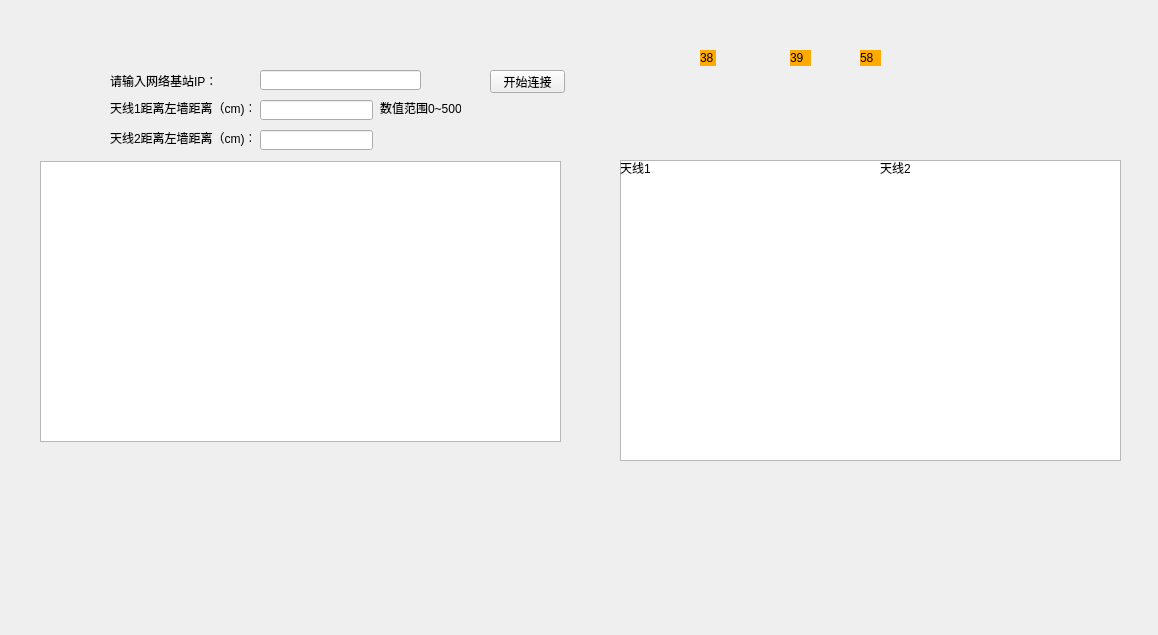
<?xml version="1.0" encoding="UTF-8"?>
<ui version="4.0">
 <class>Widget</class>
 <widget class="QWidget" name="Widget">
  <property name="geometry">
   <rect>
    <x>0</x>
    <y>0</y>
    <width>1158</width>
    <height>635</height>
   </rect>
  </property>
  <property name="windowTitle">
   <string>Widget</string>
  </property>
  <widget class="QLabel" name="label">
   <property name="geometry">
    <rect>
     <x>110</x>
     <y>50</y>
     <width>111</width>
     <height>61</height>
    </rect>
   </property>
   <property name="text">
    <string>请输入网络基站IP：</string>
   </property>
  </widget>
  <widget class="QPushButton" name="pushButton">
   <property name="geometry">
    <rect>
     <x>490</x>
     <y>70</y>
     <width>75</width>
     <height>23</height>
    </rect>
   </property>
   <property name="text">
    <string>开始连接</string>
   </property>
  </widget>
  <widget class="QLineEdit" name="lineEdit">
   <property name="geometry">
    <rect>
     <x>260</x>
     <y>70</y>
     <width>161</width>
     <height>20</height>
    </rect>
   </property>
  </widget>
  <widget class="QLabel" name="label_2">
   <property name="geometry">
    <rect>
     <x>460</x>
     <y>120</y>
     <width>151</width>
     <height>16</height>
    </rect>
   </property>
   <property name="text">
    <string/>
   </property>
  </widget>
  <widget class="QTableWidget" name="tableWidget">
   <property name="geometry">
    <rect>
     <x>40</x>
     <y>161</y>
     <width>521</width>
     <height>281</height>
    </rect>
   </property>
  </widget>
  <widget class="QTableView" name="tableView">
   <property name="geometry">
    <rect>
     <x>620</x>
     <y>160</y>
     <width>501</width>
     <height>301</height>
    </rect>
   </property>
  </widget>
  <widget class="QLabel" name="label_4">
   <property name="geometry">
    <rect>
     <x>880</x>
     <y>160</y>
     <width>31</width>
     <height>16</height>
    </rect>
   </property>
   <property name="text">
    <string>天线2</string>
   </property>
  </widget>
  <widget class="QLabel" name="label_5">
   <property name="geometry">
    <rect>
     <x>620</x>
     <y>160</y>
     <width>31</width>
     <height>16</height>
    </rect>
   </property>
   <property name="text">
    <string>天线1</string>
   </property>
  </widget>
  <widget class="QLabel" name="label_6">
   <property name="geometry">
    <rect>
     <x>110</x>
     <y>100</y>
     <width>141</width>
     <height>16</height>
    </rect>
   </property>
   <property name="text">
    <string>天线1距离左墙距离（cm)：</string>
   </property>
  </widget>
  <widget class="QLabel" name="label_7">
   <property name="geometry">
    <rect>
     <x>110</x>
     <y>130</y>
     <width>141</width>
     <height>16</height>
    </rect>
   </property>
   <property name="text">
    <string>天线2距离左墙距离（cm)：</string>
   </property>
  </widget>
  <widget class="QLineEdit" name="lineEdit_2">
   <property name="geometry">
    <rect>
     <x>260</x>
     <y>100</y>
     <width>113</width>
     <height>20</height>
    </rect>
   </property>
  </widget>
  <widget class="QLineEdit" name="lineEdit_3">
   <property name="geometry">
    <rect>
     <x>260</x>
     <y>130</y>
     <width>113</width>
     <height>20</height>
    </rect>
   </property>
  </widget>
  <widget class="QLabel" name="label_38">
   <property name="geometry">
    <rect>
     <x>700</x>
     <y>50</y>
     <width>16</width>
     <height>16</height>
    </rect>
   </property>
   <property name="styleSheet">
    <string notr="true">background-color:rgb(255, 170, 0)</string>
   </property>
   <property name="text">
    <string>38</string>
   </property>
   <property name="textFormat">
    <enum>Qt::AutoText</enum>
   </property>
  </widget>
  <widget class="QLabel" name="label_39">
   <property name="geometry">
    <rect>
     <x>790</x>
     <y>50</y>
     <width>21</width>
     <height>16</height>
    </rect>
   </property>
   <property name="styleSheet">
    <string notr="true">background-color:rgb(255, 170, 0)</string>
   </property>
   <property name="text">
    <string>39</string>
   </property>
  </widget>
  <widget class="QLabel" name="label_58">
   <property name="geometry">
    <rect>
     <x>860</x>
     <y>50</y>
     <width>21</width>
     <height>16</height>
    </rect>
   </property>
   <property name="styleSheet">
    <string notr="true">background-color:rgb(255, 170, 0)</string>
   </property>
   <property name="text">
    <string>58</string>
   </property>
  </widget>
  <widget class="QLabel" name="label_3">
   <property name="geometry">
    <rect>
     <x>380</x>
     <y>100</y>
     <width>81</width>
     <height>16</height>
    </rect>
   </property>
   <property name="text">
    <string>数值范围0~500</string>
   </property>
  </widget>
  <widget class="QLabel" name="label_8">
   <property name="geometry">
    <rect>
     <x>460</x>
     <y>140</y>
     <width>131</width>
     <height>16</height>
    </rect>
   </property>
   <property name="text">
    <string/>
   </property>
  </widget>
  <zorder>label</zorder>
  <zorder>label_2</zorder>
  <zorder>tableWidget</zorder>
  <zorder>tableView</zorder>
  <zorder>label_4</zorder>
  <zorder>label_5</zorder>
  <zorder>label_6</zorder>
  <zorder>label_7</zorder>
  <zorder>lineEdit</zorder>
  <zorder>lineEdit_2</zorder>
  <zorder>lineEdit_3</zorder>
  <zorder>pushButton</zorder>
  <zorder>label_38</zorder>
  <zorder>label_39</zorder>
  <zorder>label_58</zorder>
  <zorder>label_3</zorder>
  <zorder>label_8</zorder>
 </widget>
 <layoutdefault spacing="6" margin="11"/>
 <resources/>
 <connections/>
</ui>
